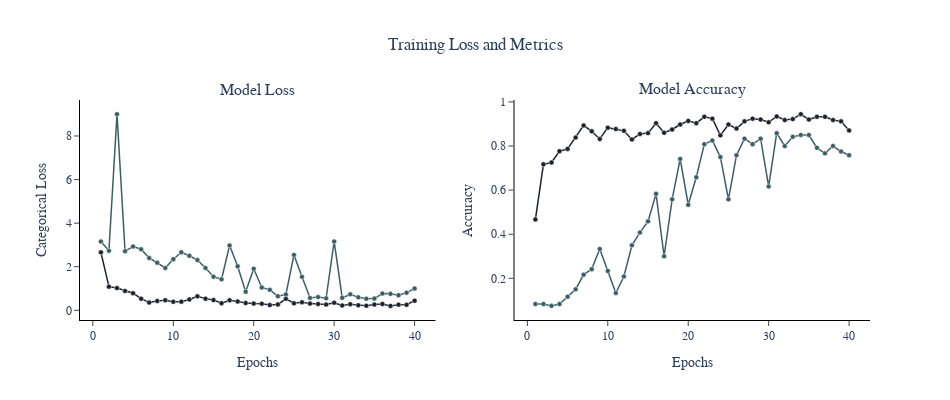

Here is the notebook cell this chart was saved with:
### Markdown cell above
<div>
    <h2 style = "padding: 15px; 
                 color: #4a6266;
                 font-size: 20px;
                 font-weight: bold;">7. Training Loss and Metrics
    </h2>
</div>

### Code cell
# Visualize Training and Validation Results

# Create Subplot
fig = make_subplots(
        rows=1, cols=2,
        subplot_titles=["Model Loss", "Model Accuracy"], 
)

# Configuration Plot
class PlotCFG:
    marker_size = 5
    line_size = 1.5
    train_color = "#1b222c"
    valid_color = "#3a5e66"

# Loss Plot
loss = history.history['loss']
val_loss = history.history['val_loss']
fig.add_trace(
    go.Scatter(
        x=np.arange(1, len(loss)+1), y=loss,
        mode="markers+lines",
        marker=dict(
            color=PlotCFG.train_color, size=PlotCFG.marker_size,
            line=dict(color="White", width=0.5)
        ),
        line=dict(color=PlotCFG.train_color, width=PlotCFG.line_size),
        name="Training Loss"
    ), row=1, col=1
)
fig.add_trace(
    go.Scatter(
        x=np.arange(1, len(val_loss)+1), y=val_loss,
        mode="markers+lines",
        marker=dict(
            color=PlotCFG.valid_color, size=PlotCFG.marker_size,
            line=dict(color="White", width=0.5)
        ),
        line=dict(color=PlotCFG.valid_color, width=PlotCFG.line_size),
        name="Validation Loss"
    ), row=1, col=1
)

# Accuracy Plot
acc = history.history['accuracy']
val_acc = history.history['val_accuracy']
fig.add_trace(
    go.Scatter(
        x=np.arange(1, len(acc)+1), y=acc,
        mode="markers+lines",
        marker=dict(
            color=PlotCFG.train_color, size=PlotCFG.marker_size,
            line=dict(color="White", width=0.5)
        ),
        line=dict(color=PlotCFG.train_color, width=PlotCFG.line_size),
        name="Training Accuracy"
    ), row=1, col=2
)
fig.add_trace(
    go.Scatter(
        x=np.arange(1, len(val_acc)+1), y=val_acc,
        mode="markers+lines",
        marker=dict(
            color=PlotCFG.valid_color, size=PlotCFG.marker_size,
            line=dict(color="White", width=0.5)
        ),
        line=dict(color=PlotCFG.valid_color, width=PlotCFG.line_size),
        name="Validation Accuracy"
    ), row=1, col=2
)

# Update Axes
fig.update_xaxes(title="Epochs", linecolor="Black", ticks="outside", row=1, col=1)
fig.update_xaxes(title="Epochs", linecolor="Black", ticks="outside", row=1, col=2)
fig.update_yaxes(title="Categorical Loss", linecolor="Black", ticks="outside", row=1, col=1)
fig.update_yaxes(title="Accuracy", linecolor="Black", ticks="outside", row=1, col=2)

# Update Layout
fig.update_layout(
    title="Training Loss and Metrics", title_x=0.5, font_family="Cambria",
    width=950, height=400,
    showlegend=False,
    plot_bgcolor="White",
    paper_bgcolor="White"
)
# Show
fig.show(iframe_connected=True)

### Figure 1 — Plotly figure (JSON) as saved in the notebook; plotly's stock layout.template omitted (floating-point values rounded to 4 significant figures)
{"data": [{"line": {"color": "#1b222c", "width": 1.5}, "marker": {"color": "#1b222c", "line": {"color": "White", "width": 0.5}, "size": 5}, "mode": "markers+lines", "name": "Training Loss", "type": "scatter", "x": [1, 2, 3, 4, 5, 6, 7, 8, 9, 10, 11, 12, 13, 14, 15, 16, 17, 18, 19, 20, 21, 22, 23, 24, 25, 26, 27, 28, 29, 30, 31, 32, 33, 34, 35, 36, 37, 38, 39, 40], "xaxis": "x", "y": [2.659, 1.085, 1.018, 0.8844, 0.7845, 0.532, 0.355, 0.4262, 0.4641, 0.3899, 0.3962, 0.4969, 0.6397, 0.5352, 0.4692, 0.3279, 0.4606, 0.4029, 0.3349, 0.3069, 0.3028, 0.2386, 0.2707, 0.5242, 0.3224, 0.3668, 0.3062, 0.2896, 0.2618, 0.3492, 0.2227, 0.2803, 0.2306, 0.2107, 0.2624, 0.2901, 0.2029, 0.2583, 0.2525, 0.4423], "yaxis": "y"}, {"line": {"color": "#3a5e66", "width": 1.5}, "marker": {"color": "#3a5e66", "line": {"color": "White", "width": 0.5}, "size": 5}, "mode": "markers+lines", "name": "Validation Loss", "type": "scatter", "x": [1, 2, 3, 4, 5, 6, 7, 8, 9, 10, 11, 12, 13, 14, 15, 16, 17, 18, 19, 20, 21, 22, 23, 24, 25, 26, 27, 28, 29, 30, 31, 32, 33, 34, 35, 36, 37, 38, 39, 40], "xaxis": "x", "y": [3.158, 2.729, 9.003, 2.715, 2.923, 2.803, 2.401, 2.188, 1.942, 2.345, 2.663, 2.503, 2.305, 1.946, 1.542, 1.423, 2.978, 2.02, 0.8547, 1.909, 1.049, 0.9403, 0.6487, 0.7296, 2.543, 1.535, 0.5679, 0.6061, 0.5518, 3.16, 0.5724, 0.7346, 0.5939, 0.5308, 0.5389, 0.7665, 0.755, 0.6938, 0.8094, 0.9974], "yaxis": "y"}, {"line": {"color": "#1b222c", "width": 1.5}, "marker": {"color": "#1b222c", "line": {"color": "White", "width": 0.5}, "size": 5}, "mode": "markers+lines", "name": "Training Accuracy", "type": "scatter", "x": [1, 2, 3, 4, 5, 6, 7, 8, 9, 10, 11, 12, 13, 14, 15, 16, 17, 18, 19, 20, 21, 22, 23, 24, 25, 26, 27, 28, 29, 30, 31, 32, 33, 34, 35, 36, 37, 38, 39, 40], "xaxis": "x2", "y": [0.4672, 0.7172, 0.7254, 0.7766, 0.7869, 0.8381, 0.8934, 0.8668, 0.832, 0.8832, 0.877, 0.8689, 0.8299, 0.8545, 0.8586, 0.9037, 0.8607, 0.875, 0.8975, 0.9139, 0.9037, 0.9324, 0.9242, 0.8484, 0.8975, 0.8791, 0.9119, 0.9242, 0.9201, 0.9078, 0.9344, 0.918, 0.9221, 0.9447, 0.9201, 0.9324, 0.9324, 0.918, 0.9119, 0.8709], "yaxis": "y2"}, {"line": {"color": "#3a5e66", "width": 1.5}, "marker": {"color": "#3a5e66", "line": {"color": "White", "width": 0.5}, "size": 5}, "mode": "markers+lines", "name": "Validation Accuracy", "type": "scatter", "x": [1, 2, 3, 4, 5, 6, 7, 8, 9, 10, 11, 12, 13, 14, 15, 16, 17, 18, 19, 20, 21, 22, 23, 24, 25, 26, 27, 28, 29, 30, 31, 32, 33, 34, 35, 36, 37, 38, 39, 40], "xaxis": "x2", "y": [0.08333, 0.08333, 0.075, 0.08333, 0.1167, 0.15, 0.2167, 0.2417, 0.3333, 0.2333, 0.1333, 0.2083, 0.35, 0.4083, 0.4583, 0.5833, 0.3, 0.5583, 0.7417, 0.5333, 0.6583, 0.8083, 0.825, 0.75, 0.5583, 0.7583, 0.8333, 0.8083, 0.8333, 0.6167, 0.8583, 0.8, 0.8417, 0.85, 0.85, 0.7917, 0.7667, 0.8, 0.775, 0.7583], "yaxis": "y2"}], "layout": {"annotations": [{"font": {"size": 16}, "showarrow": false, "text": "Model Loss", "x": 0.225, "xanchor": "center", "xref": "paper", "y": 1, "yanchor": "bottom", "yref": "paper"}, {"font": {"size": 16}, "showarrow": false, "text": "Model Accuracy", "x": 0.775, "xanchor": "center", "xref": "paper", "y": 1, "yanchor": "bottom", "yref": "paper"}], "font": {"family": "Cambria"}, "height": 400, "paper_bgcolor": "White", "plot_bgcolor": "White", "showlegend": false, "title": {"text": "Training Loss and Metrics", "x": 0.5}, "width": 950, "xaxis": {"anchor": "y", "domain": [0, 0.45], "linecolor": "Black", "ticks": "outside", "title": {"text": "Epochs"}}, "xaxis2": {"anchor": "y2", "domain": [0.55, 1], "linecolor": "Black", "ticks": "outside", "title": {"text": "Epochs"}}, "yaxis": {"anchor": "x", "domain": [0, 1], "linecolor": "Black", "ticks": "outside", "title": {"text": "Categorical Loss"}}, "yaxis2": {"anchor": "x2", "domain": [0, 1], "linecolor": "Black", "ticks": "outside", "title": {"text": "Accuracy"}}}}
